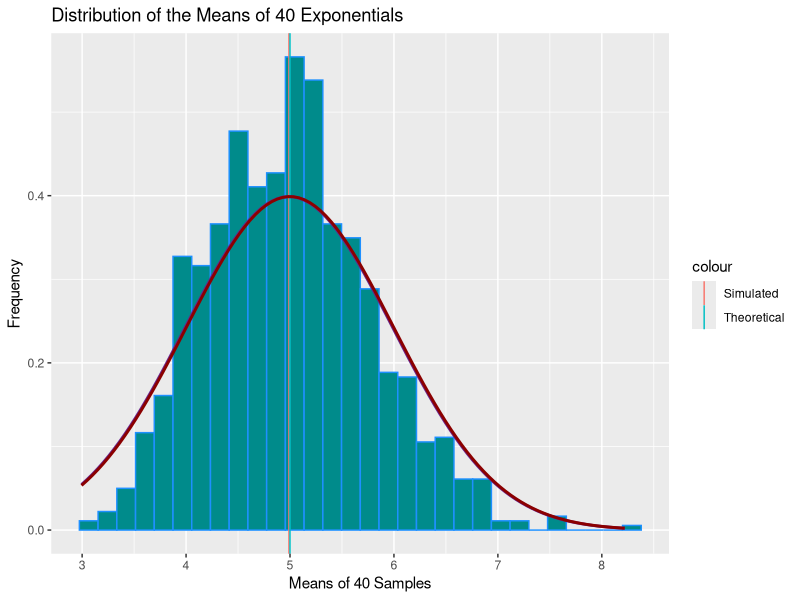

The R script that drew this image:
## ---- chunk 1
knitr::opts_chunk$set(echo = TRUE)
## ---- chunk 2
set.seed(0000)
exp <- 40
lambda <- 0.2
n <- 1000
sim_sample <- replicate(n, rexp(exp, lambda))
simulation <- apply(sim_sample, 2, mean)
## ---- chunk 3
print(paste("Simulated Mean: ", round(mean(simulation) ,4)))
print(paste("Theoretical Mean: ", round(1/lambda ,4)))
## ---- chunk 4
print(paste("Simulated Standard Deviation: ", round(sd(simulation) ,4)))
print(paste("Theoretical Standard Deviation: ", round((1/lambda)/sqrt(exp) ,4)))
print(paste("Simulated Standard Variance: ", round((sd(simulation))^2 ,4)))
print(paste("Theoretical Standard Deviation: ", round(((1/lambda)/sqrt(exp))^2 ,4)))
## ---- chunk 5
library(ggplot2)
plot <- data.frame(simulation)
plot1 <- ggplot(plot, aes(x = simulation))
plot1 <- plot1 + geom_histogram(aes(y=..density..), colour="dodgerblue",
                        fill = "darkcyan")
plot1 <- plot1 + labs(title = "Distribution of the Means of 40 Exponentials", x = "Means of 40 Samples", y = "Frequency")
plot1 <- plot1 + geom_vline(aes(xintercept = mean(simulation), colour = "Simulated"))
plot1 <- plot1 + geom_vline(aes(xintercept = 1/lambda, colour = "Theoretical"))
plot1 <- plot1 + stat_function(fun = dnorm, args = list(mean = mean(simulation)), color = "darkorchid4", size = 1.0)
plot1 <- plot1 + stat_function(fun = dnorm, args = list(mean = 1/lambda), colour = "darkred", size = 1.0)
plot1
